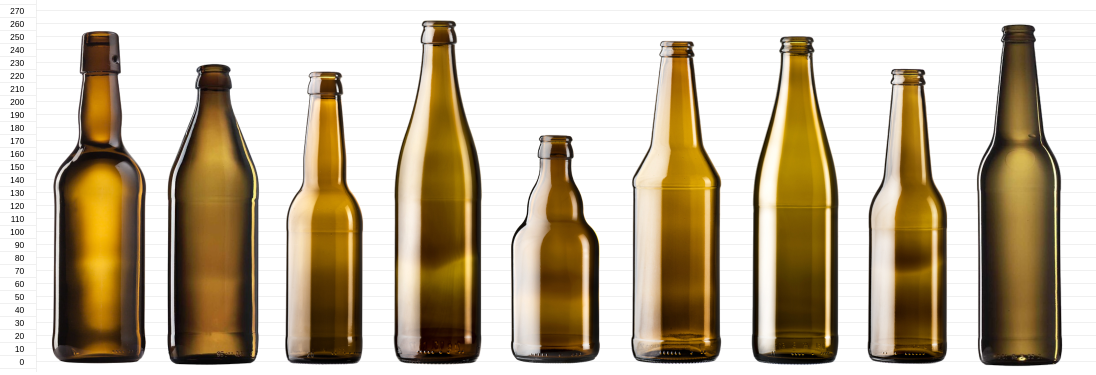
#> input picture types.png, 2191 x 750 px (shown at 1/2 size)
$ python -i bottles.py   (imports and definitions only)
#> lines starting #> are read from the running program, lines starting #| are printed output that depends on the picture
"""Index images by the physical bottle they show.

The published images carry no EXIF (sanitize.py writes exif=b""), so there is no
capture timestamp to group by. The ordering survives elsewhere: import.py walks
metadata.csv in camera order and hands out per-group indices through
get_next_index_for_group(), so within one parameter group the numeric suffix
preserves the order the photos were taken in. Shots of one bottle are therefore a
contiguous block of indices, and identifying bottles reduces to finding the points
where that sequence jumps to a different bottle.

Four visual cues vote on every gap between neighbouring indices. Each is turned
into a robust z-score inside its own group before they are summed, so a cue that
happens to be flat for one group cannot drown out the one that actually separates
its bottles.

The detector is good but not exact, so the result is meant to be reviewed:

    python -m scripts.bottles signatures     # one slow pass over images/ (cached)
    python -m scripts.bottles index          # write annotations/bottles.json
    python -m scripts.bottles sheets         # contact sheets with the cuts drawn
    python -m scripts.bottles report         # runs, plus the gaps worth checking

Corrections go into annotations/bottle_overrides.json and survive re-runs; see
load_overrides() for the format.

A bottle_id is scoped to its parameter group, and label and cap are part of that
group, so one physical bottle photographed labeled and then unlabeled lands in two
groups and gets two unrelated ids. Nothing visual joins them back: the signature
leans on the label, which is the very thing that changed. The join is therefore
recorded by hand — an "identity" name in the overrides — and collected into the
"identities" block of the output; see resolve_identities().
"""

import json
import argparse
from pathlib import Path

import numpy as np
from PIL import Image, ImageDraw

from .utils import parse_filename, ATTR_FIELDS

IMAGES_DIR = Path("images")
OUTPUT_DIR = Path("annotations")
OUTPUT_FILE = OUTPUT_DIR / "bottles.json"
OVERRIDES_FILE = OUTPUT_DIR / "bottle_overrides.json"
CACHE_FILE = Path(".cache/bottle_signatures.npz")
SHEETS_DIR = Path("bottle_sheets")

# Window of neighbours averaged on each side of a gap. Small enough to sit inside
# a short run, large enough that one odd camera angle cannot open a cut.
WINDOW = 4

# Tuned against three groups verified by eye (7 true boundaries): catches 6 of 7
# with 4 false cuts. Lowering CUT_THRESHOLD to 2.5 catches all 7 but roughly
# triples the false ones.
CUT_THRESHOLD = 3.0

# Re-joins neighbouring runs whose label colours agree, which undoes cuts that
# fired on a change of backdrop rather than a change of bottle.
MERGE_THRESHOLD = 0.6

THUMB = 64          # grayscale thumbnail edge, for framing/layout comparison
CENTRE_SIZE = (10, 22)  # bottle-column thumbnail, width x height


def group_key(info):
    return "_".join(info[field] for field in ATTR_FIELDS)


# [17 lines left out: function iter_images, not called in this run]


# --------------------------------------------------------------------------- #
# Signatures
# --------------------------------------------------------------------------- #

def extract_signature(path):
    """Cheap visual fingerprint of one image.

    JPEG is decoded at 1/8 scale through Pillow's DCT shortcut, which is what
    keeps a full pass over the dataset in the minutes rather than hours range.
    """
#> called with path = '../types.png'
    image = Image.open(path)
#> image is the input picture: PIL image 2191x750 RGBA; mean R, G, B, A 197.2, 184.2, 161.4, 255
    image.draft("RGB", (image.size[0] // 8, image.size[1] // 8))
    image = image.convert("RGB")
#> image: PIL image 2191x750 RGB

    pixels = np.asarray(image, dtype=np.float32) / 255.0
    height, width, _ = pixels.shape
#> height = 750; width = 2191

    small = np.asarray(image.resize((THUMB, THUMB), Image.BILINEAR), dtype=np.float32) / 255.0
    gray = small @ np.array([0.299, 0.587, 0.114], dtype=np.float32)
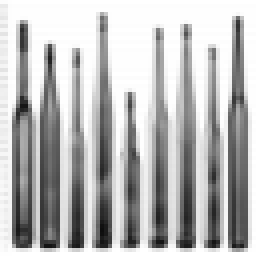
#> gray: shape (64, 64) float32 (shown 4 times larger); min 0.0587, max 1, mean 0.727

    # The bottle stands in the middle, so the frame edges describe the surface
    # and the lighting instead — a session fingerprint rather than a bottle one.
    border = np.concatenate([
        small[:6].reshape(-1, 3), small[-6:].reshape(-1, 3),
        small[:, :6].reshape(-1, 3), small[:, -6:].reshape(-1, 3),
    ])
#> border = 1536 rows, first 8: [0.988, 0.988, 0.988], [0.988, 0.988, 0.988], [0.996, 0.996, 0.996], [1, 1, 1], [1, 1, 1], [1, 1, 1], [1, 1, 1], [1, 1, 1]

    centre = pixels[int(height * 0.12):int(height * 0.95),
                    int(width * 0.28):int(width * 0.72)]
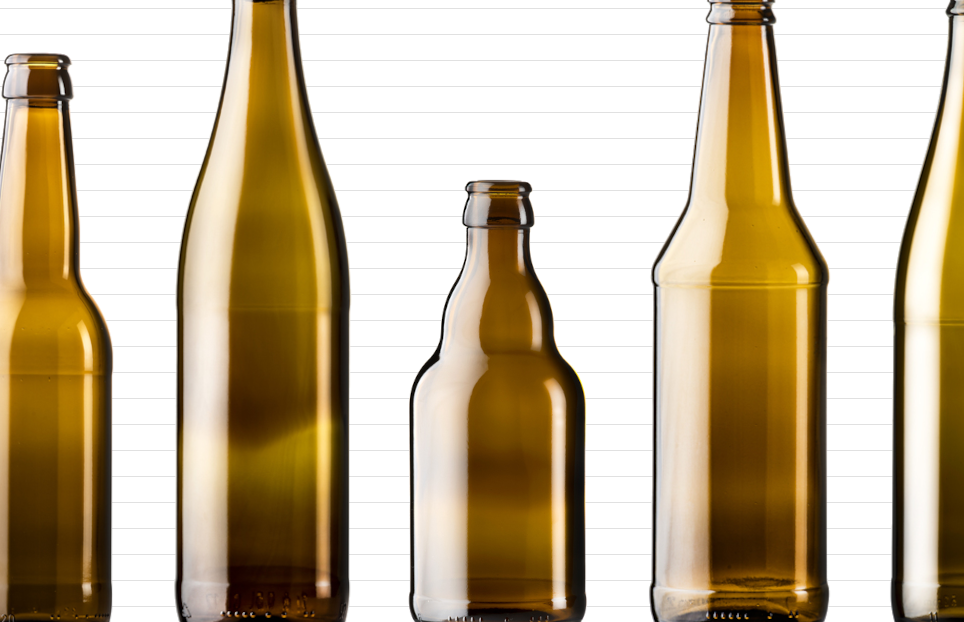
#> centre: shape (622, 964, 3) float32; mean R, G, B 0.769, 0.706, 0.593
    centre_thumb = np.asarray(
        Image.fromarray((centre * 255).astype(np.uint8)).resize(CENTRE_SIZE, Image.BILINEAR),
        dtype=np.float32,
    ) / 255.0

    channel_max = centre.max(2)
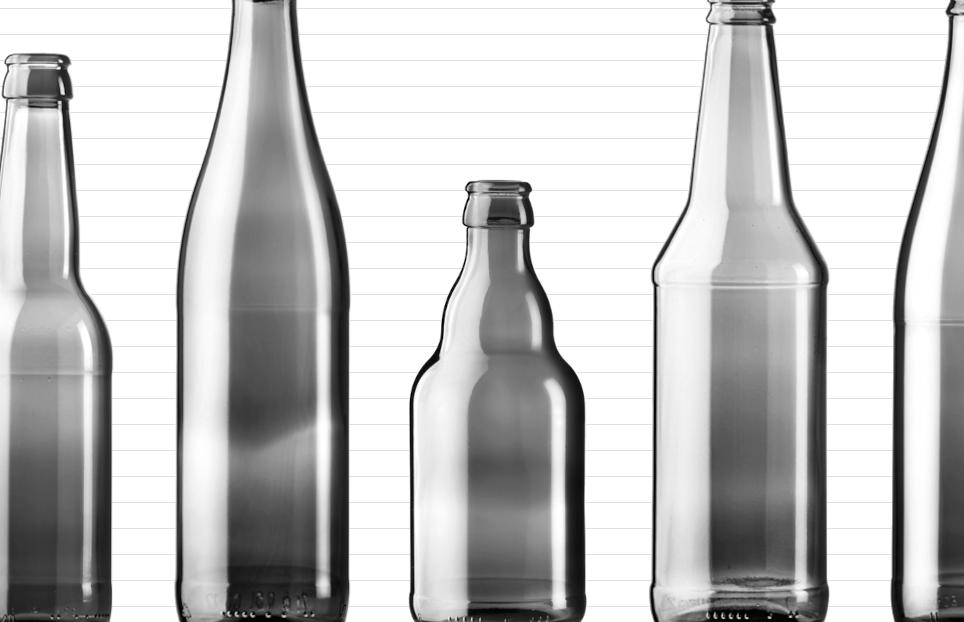
#> channel_max: shape (622, 964) float32; min 0, max 1, mean 0.77
    saturation = np.where(channel_max > 1e-6,
                          (channel_max - centre.min(2)) / np.maximum(channel_max, 1e-6), 0.0)
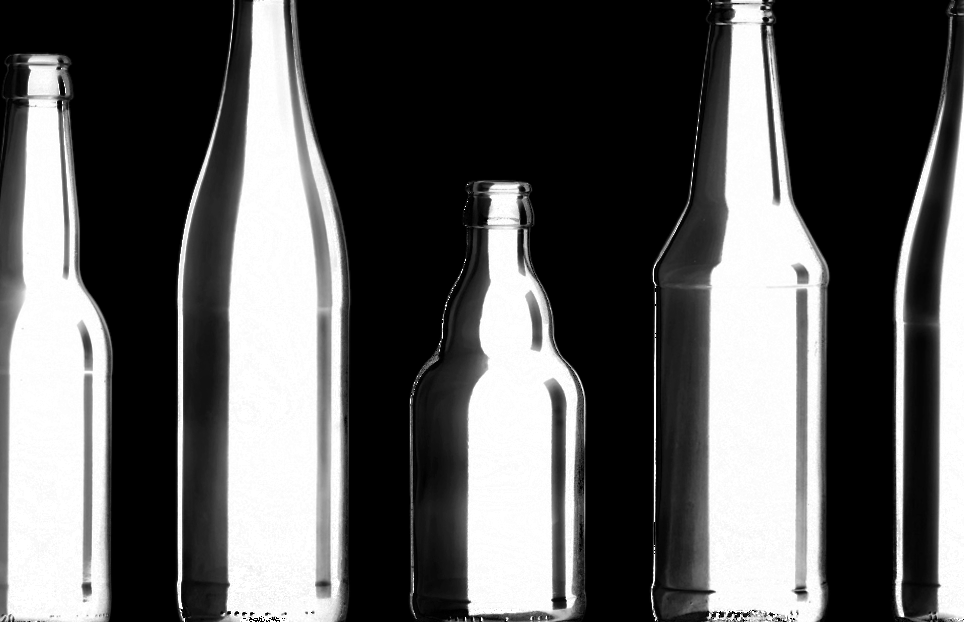
#> saturation: shape (622, 964) float32; min 0, max 1, mean 0.361
    red, green, blue = centre[..., 0], centre[..., 1], centre[..., 2]
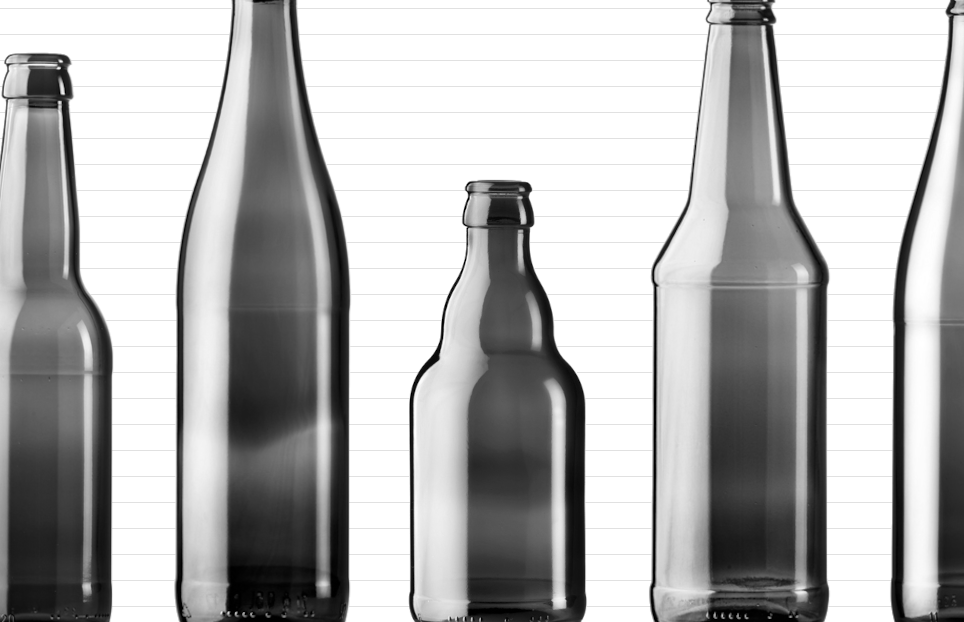
#> green: shape (622, 964) float32; min 0, max 1, mean 0.706
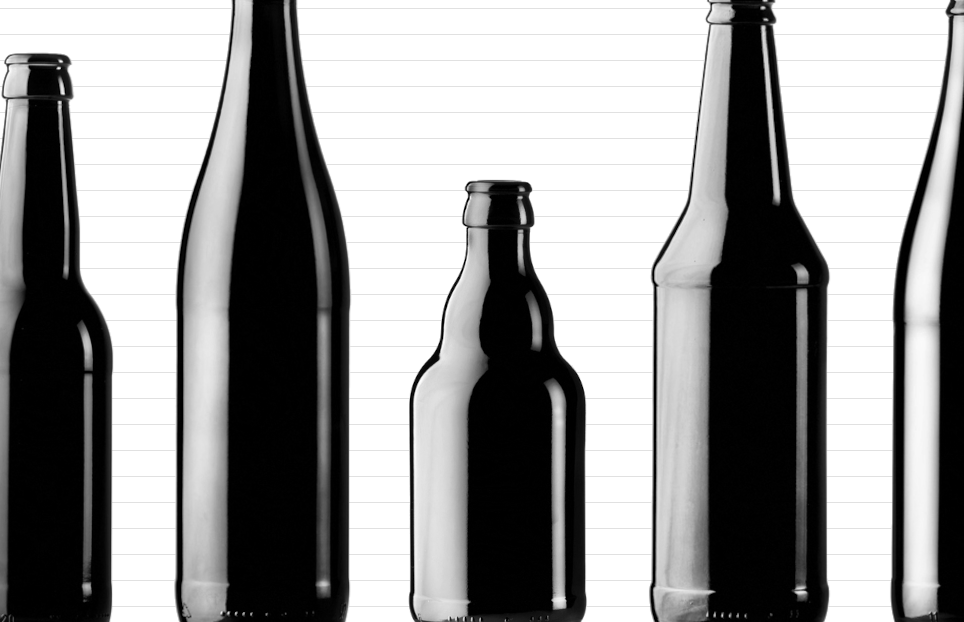
#> blue: shape (622, 964) float32; min 0, max 1, mean 0.594
    warm = red - blue                      # yellow and red labels against neutral ones
    greenness = green - (red + blue) / 2
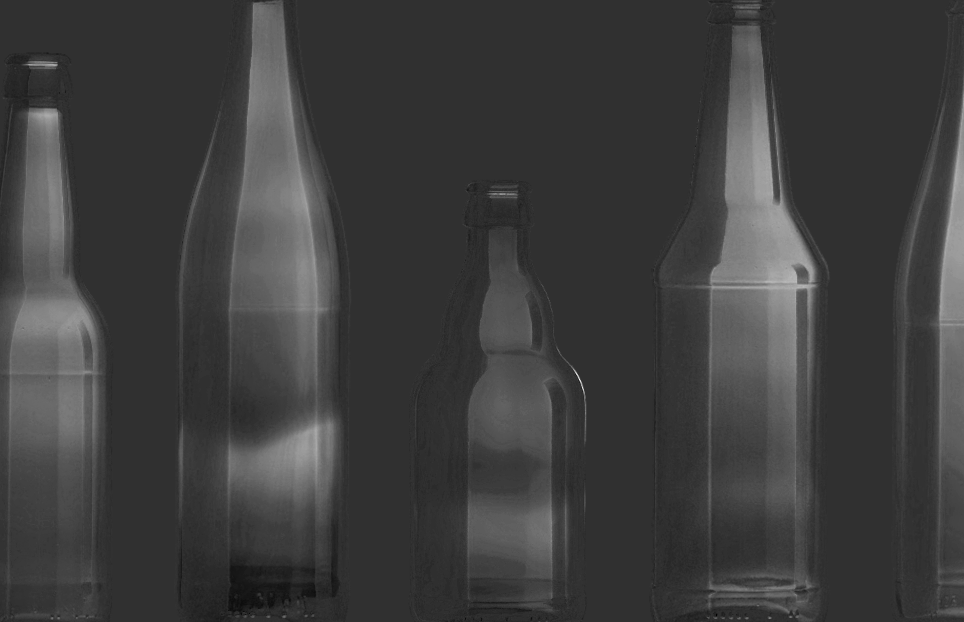
#> greenness: shape (622, 964) float32; min -0.0843, max 0.361, mean 0.0241; drawn with min black and max white

    tint = np.concatenate([
        [warm.mean(), warm.std(), greenness.mean(), greenness.std()],
        np.histogram(saturation, bins=12, range=(0, 1), density=True)[0],
    ])
#> tint = [0.176, 0.225, 0.0241, 0.0429, 5.99, 0.787, 0.461, 0.288, 0.216, 0.194, 0.161, 0.125, 0.0982, 0.085, 0.112, 3.48]

    return {
        "gray": gray.flatten(),
        "background": border.mean(0),
        "centre": centre_thumb.flatten(),
        "tint": tint,
    }


# [493 lines left out: functions build_signatures, load_signatures, cue_matrices, window_scores, robust_z, gap_scores and 13 more, not called in this run]


# [2 lines not run here, left out]

>>> result = extract_signature('../types.png')
#> result = 4 items
